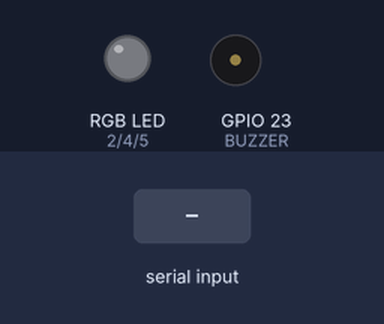
Simulated run of this sketch. Board: ESP32. Shown: an RGB LED mixed from three pins (HIGH = lit), buzzer (waves = sounding). Inputs (shaded band) come from the test bench. Dim RGB values are drawn brighter than linear; WiFi joins after 1.5 s; servers stay silent unless stated; what the sketch prints to the serial monitor is not drawn.

Above: at 3.2 s.
3.3 s: "$" received over Serial
At 7.2 s:
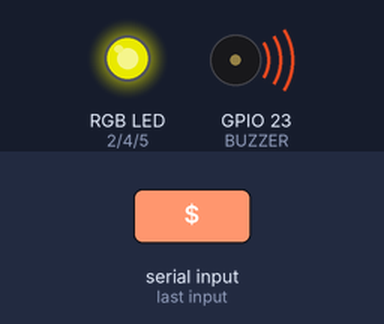
At 7.7 s:
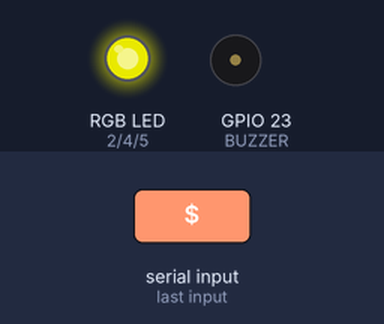
Timing chart, 0 to 21.1 s (numbered marks = the images above; inputs shaded):
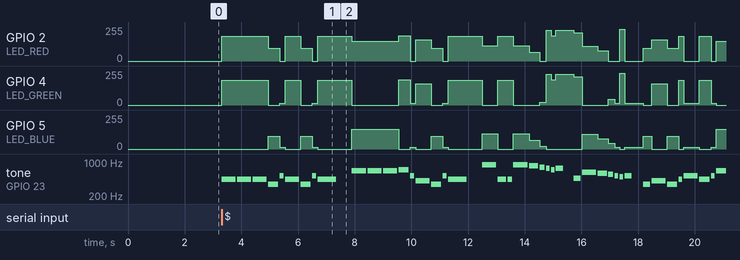

Measured:
- after the input at 3.3 s, GPIO 2 (LED_RED): 0/255 → 185/255 at once, → 94/255 1.7 s later, → 0/255 0.40 s later, → 185/255 0.20 s later, … (36 changes in this stretch); GPIO 4 (LED_GREEN): 0/255 → 185/255 at once, → 0/255 1.7 s later, → 13/255 0.40 s later, → 185/255 0.20 s later, … (35 changes in this stretch)

The sketch:

virtualPiano.ino
```cpp
#include "pitches.h"
#include "WiFi.h"
#include "ThingSpeak.h"

#define LED_GREEN 4
#define LED_BLUE 5
#define LED_RED 2
#define BUZZER 23
#define NUMERO_MASSIMO_NOTE 100

const int TONE_PWM_CHANNEL = 1;
//const char* ssid = "FibraBrun7962";
//const char* password = "Mattia2020!";
const char* ssid = "TIM-25511285";
const char* password = "n4eMxTFPf7PAeLycx2k94Lh7";
//----------- Channel details ----------------//
unsigned long Channel_ID = 1666719; // Your Channel ID
const char * myWriteAPIKey = "Z277G945PR6L3488"; //Your write API key
//-------------------------------------------//
WiFiClient  client;
const int Field_Number_1 = 1;

int melodia [NUMERO_MASSIMO_NOTE] = {0};
int notaCorrente = 0;
bool suonaLive = false;

String message;

// Operazioni iniziali, eseguite una sola volta all'avvio di arduino
void setup() {
  // Inizializza connessione wifi e connessione a cloud, e definisce i pin di output
  ledcAttachPin(BUZZER, TONE_PWM_CHANNEL);
  pinMode(LED_RED, OUTPUT);
  pinMode(LED_GREEN, OUTPUT);
  pinMode(LED_BLUE, OUTPUT);
  Serial.begin(9600);
  InitConnection();
  ThingSpeak.begin(client);
}

// Operazione ripetuta all'infinito
void loop() {
  message = "";

  // Fino a quando non viene ricevuto alcun dato da bluetooth non viene eseguita alcuna elaborazione
  if (Serial.available() > 0) {
    // Se ho ricevuto un dato bluetooth, riempio la stringa message con ogni carattere ricevuto (finché c'è qualcosa da leggere)
    while (Serial.available()) {
      message += char(Serial.read());
    }

    // Elaboro il messaggio ricevuto
    elaboraDatoRicevutoConBluetooth();
  }
}

void elaboraDatoRicevutoConBluetooth () {
  char carattereDaValutare = toupper(message.charAt(0));

  // Possono arrivare caratteri di qualsiasi tipo. In base al carattere ricevuto decido come comporarmi.
  switch (carattereDaValutare) {
    // "L" indica che devo iniziare a suonare in live
    case 'L':
      suonaLive = true;
      break;
    // "." significa che devo finire di suonare in live (se stavo suonando in live).
    // Se non stavo suonando in live, devo riprodurre tutte le note ricevute fino ad ora.
    // In entrambi i casi eseguo il salvataggio su cloud di tutte le note suonate fino ad ora.
    case '.':
      if (suonaLive) {
        suonaLive = false;
      } else {
        riproduciCanzone();
      }
      salvaSuCloud();
      break;
    // "$" è un carattere speciale per suonare la canzone di StarWars.
    case '$':
      suonaStarWars();
      break;
    default:
      // Nel caso in cui il carattere ricevuto non sia nessuno dei precedenti, significa che potrebbe essere una nota.
      // Le note valide sono: A, B, C, D, E, F, G (Notazione internazionale per le note)
      // Ogni volta che arriva una nota valida la salvo in un array, e se sto suonando in live la riproduco immediatamente.
      if (isNotaValida(carattereDaValutare)) {
        melodia[notaCorrente] = convertiCarattereInFrequenza(carattereDaValutare);
        if (suonaLive) {
          riproduciNota(melodia[notaCorrente], 200);
        }
        notaCorrente++;
        break;
      }
  }
}

// Si occupa di riprodurre tutte le note salvate nell'array fino ad ora.
void riproduciCanzone() {
  for (int i = 0; i < NUMERO_MASSIMO_NOTE && melodia[i] > 0; i++) {
    riproduciNota(melodia[i], 500);
  }
}

boolean isNotaValida(char nota) {
  return nota == 'A' || nota == 'B' || nota == 'C' || nota == 'D' || nota == 'E' || nota == 'F' || nota == 'G';
}

int convertiCarattereInFrequenza(char carattereDaValutare) {
  switch (carattereDaValutare) {
    case 'A':
      return NOTE_A4;
      break;
    case 'B':
      return NOTE_B4;
      break;
    case 'C':
      return NOTE_C4;
      break;
    case 'D':
      return NOTE_D4;
      break;
    case 'E':
      return NOTE_E4;
      break;
    case 'F':
      return NOTE_F4;
      break;
    case 'G':
      return NOTE_G4;
      break;
    default:
      return 0;
      break;
  }
}

char *convertiFrequenzaInNota(int frequenzaDaValutare) {
  switch (frequenzaDaValutare) {
    case NOTE_A4:
      return (char *) "LA ";
      break;
    case NOTE_B4:
      return (char *) "SI ";
      break;
    case NOTE_C4:
      return (char *) "DO ";
      break;
    case NOTE_D4:
      return (char *) "RE ";
      break;
    case NOTE_E4:
      return (char *) "MI ";
      break;
    case NOTE_F4:
      return (char *) "FA ";
      break;
    case NOTE_G4:
      return (char *) "SOL";
      break;
    default:
      return (char *) "ERR";
      break;
  }
}

// Riprodurre una nota significa emettere una determinata frequenza al buzzer e far colorare il led RGB con un colore che sarà sempre uguale a parità di nota.
void riproduciNota(int nota, int durata)
{
  ledcWriteTone(TONE_PWM_CHANNEL, nota);
  coloraLed(nota);
  delay(durata);
  ledcWriteTone(TONE_PWM_CHANNEL, 0);
  delay(50);
}

// Vengono mandati i segnali analogici ai tre pin RGB per far colorare il led.
void coloraLed(int nota) {
  int colore = nota % 255;
  int coloreRosso = colore;
  int coloreVerde = colore;
  int coloreBlu = colore;
  if (colore >= 0 && colore <= 50) {
    coloreRosso = 0;
  }
  if (colore >= 51 && colore <= 150) {
    coloreVerde = 0;
  }
  if (colore > 150) {
    coloreBlu = 0;
  }

  analogWrite(LED_RED, coloreRosso);
  analogWrite(LED_GREEN, coloreVerde);
  analogWrite(LED_BLUE, coloreBlu);
}

// Viene riprodotta l'intera canzone di Star Wars
void suonaStarWars() {
  suonaPrimaSezioneStarWars();
  suonaSecondaSezioneStarWars();

  riproduciNota(NOTE_F4, 250);
  riproduciNota(NOTE_GS4, 500);
  riproduciNota(NOTE_F4, 350);
  riproduciNota(NOTE_A4, 125);
  riproduciNota(NOTE_C5, 500);
  riproduciNota(NOTE_A4, 375);
  riproduciNota(NOTE_C5, 125);
  riproduciNota(NOTE_E5, 650);

  analogWrite(LED_RED, 0);
  analogWrite(LED_GREEN, 0);
  analogWrite(LED_BLUE, 0);
  delay(650);
}

void suonaPrimaSezioneStarWars()
{
  riproduciNota(NOTE_A4, 500);
  riproduciNota(NOTE_A4, 500);
  riproduciNota(NOTE_A4, 500);
  riproduciNota(NOTE_F4, 350);
  riproduciNota(NOTE_C5, 150);
  riproduciNota(NOTE_A4, 500);
  riproduciNota(NOTE_F4, 350);
  riproduciNota(NOTE_C5, 150);
  riproduciNota(NOTE_A4, 650);

  delay(500);

  riproduciNota(NOTE_E5, 500);
  riproduciNota(NOTE_E5, 500);
  riproduciNota(NOTE_E5, 500);
  riproduciNota(NOTE_F5, 350);
  riproduciNota(NOTE_C5, 150);
  riproduciNota(NOTE_GS4, 500);
  riproduciNota(NOTE_F4, 350);
  riproduciNota(NOTE_C5, 150);
  riproduciNota(NOTE_A4, 650);

  delay(500);
}

void suonaSecondaSezioneStarWars()
{
  riproduciNota(NOTE_A5, 500);
  riproduciNota(NOTE_A4, 300);
  riproduciNota(NOTE_A4, 150);
  riproduciNota(NOTE_A5, 500);
  riproduciNota(NOTE_GS5, 325);
  riproduciNota(NOTE_G5, 175);
  riproduciNota(NOTE_FS5, 125);
  riproduciNota(NOTE_F5, 125);
  riproduciNota(NOTE_FS5, 250);

  delay(325);

  riproduciNota(NOTE_AS4, 250);
  riproduciNota(NOTE_DS5, 500);
  riproduciNota(NOTE_D5, 325);
  riproduciNota(NOTE_CS5, 175);
  riproduciNota(NOTE_C5, 125);
  riproduciNota(NOTE_B4, 125);
  riproduciNota(NOTE_C5, 250);

  delay(350);
}

void salvaSuCloud() {
  // Scrivo su cloud
  writeToCloud();

  // Ripulisco l'array melodia, l'indice dell'array e i colori del led RGB
  notaCorrente = 0;
  memset(melodia, 0, sizeof(melodia));
  analogWrite(LED_RED, 0);
  analogWrite(LED_GREEN, 0);
  analogWrite(LED_BLUE, 0);
}

void InitConnection() {
  int TentativiConnessione = 10;
  int ContatoreTentativi = 0;
  WiFi.mode(WIFI_STA);
  WiFi.begin(ssid, password);
  Serial.print("Connecting to WiFi ..");
  while (WiFi.status() != WL_CONNECTED && ContatoreTentativi <= TentativiConnessione) {
    Serial.print('.');
    delay(1000);
    ContatoreTentativi++;
  }
  Serial.println();
  if (WiFi.status() == WL_CONNECTED)
    Serial.println("connection successful");
  else
    Serial.println("Error connection");
}

void writeToCloud() {
  Serial.println("Preparo a scrivere su cloud");
  // Prepara l'array da scrivere su cloud

  // Ogni nota da scrivere occuperà 4 caratteri (3 per la nota e 1 per la virgola, Es.: "DO ," oppure "SOL,"
  int numeroNoteDaScrivere = contaNumeroNoteDaScrivere();
  char* melodiaString = (char *) malloc(sizeof(char) * (numeroNoteDaScrivere * 4));
  strcpy(melodiaString, "");

  for (int i = 0; i < NUMERO_MASSIMO_NOTE && melodia[i] > 0; i++) {
    strcat(melodiaString, convertiFrequenzaInNota(melodia[i]));
    strcat(melodiaString, ",");
  }

  // Scrive su cloud l'intero array
  int x = ThingSpeak.writeField(Channel_ID, Field_Number_1, melodiaString, myWriteAPIKey);
  if (x == 200) {
    Serial.println("Channel update successful.");
  }
  else {
    Serial.println("Problem updating channel. HTTP error code " + String(x));
  }
}

int contaNumeroNoteDaScrivere() {
  int numeroNoteDaScrivere;

  for (numeroNoteDaScrivere = 0; numeroNoteDaScrivere < NUMERO_MASSIMO_NOTE && melodia[numeroNoteDaScrivere] > 0; numeroNoteDaScrivere++){};

  return numeroNoteDaScrivere;
}
```

pitches.h
```cpp
/*************************************************
 * Public Constants
 *************************************************/

#define NOTE_B0  31
#define NOTE_C1  33
#define NOTE_CS1 35
#define NOTE_D1  37
#define NOTE_DS1 39
#define NOTE_E1  41
#define NOTE_F1  44
#define NOTE_FS1 46
#define NOTE_G1  49
#define NOTE_GS1 52
#define NOTE_A1  55
#define NOTE_AS1 58
#define NOTE_B1  62
#define NOTE_C2  65
#define NOTE_CS2 69
#define NOTE_D2  73
#define NOTE_DS2 78
#define NOTE_E2  82
#define NOTE_F2  87
#define NOTE_FS2 93
#define NOTE_G2  98
#define NOTE_GS2 104
#define NOTE_A2  110
#define NOTE_AS2 117
#define NOTE_B2  123
#define NOTE_C3  131
#define NOTE_CS3 139
#define NOTE_D3  147
#define NOTE_DS3 156
#define NOTE_E3  165
#define NOTE_F3  175
#define NOTE_FS3 185
#define NOTE_G3  196
#define NOTE_GS3 208
#define NOTE_A3  220
#define NOTE_AS3 233
#define NOTE_B3  247
#define NOTE_C4  262
#define NOTE_CS4 277
#define NOTE_D4  294
#define NOTE_DS4 311
#define NOTE_E4  330
#define NOTE_F4  349
#define NOTE_FS4 370
#define NOTE_G4  392
#define NOTE_GS4 415
#define NOTE_A4  440
#define NOTE_AS4 466
#define NOTE_B4  494
#define NOTE_C5  523
#define NOTE_CS5 554
#define NOTE_D5  587
#define NOTE_DS5 622
#define NOTE_E5  659
#define NOTE_F5  698
#define NOTE_FS5 740
#define NOTE_G5  784
#define NOTE_GS5 831
#define NOTE_A5  880
#define NOTE_AS5 932
#define NOTE_B5  988
#define NOTE_C6  1047
#define NOTE_CS6 1109
#define NOTE_D6  1175
#define NOTE_DS6 1245
#define NOTE_E6  1319
#define NOTE_F6  1397
#define NOTE_FS6 1480
#define NOTE_G6  1568
#define NOTE_GS6 1661
#define NOTE_A6  1760
#define NOTE_AS6 1865
#define NOTE_B6  1976
#define NOTE_C7  2093
#define NOTE_CS7 2217
#define NOTE_D7  2349
#define NOTE_DS7 2489
#define NOTE_E7  2637
#define NOTE_F7  2794
#define NOTE_FS7 2960
#define NOTE_G7  3136
#define NOTE_GS7 3322
#define NOTE_A7  3520
#define NOTE_AS7 3729
#define NOTE_B7  3951
#define NOTE_C8  4186
#define NOTE_CS8 4435
#define NOTE_D8  4699
#define NOTE_DS8 4978
```
